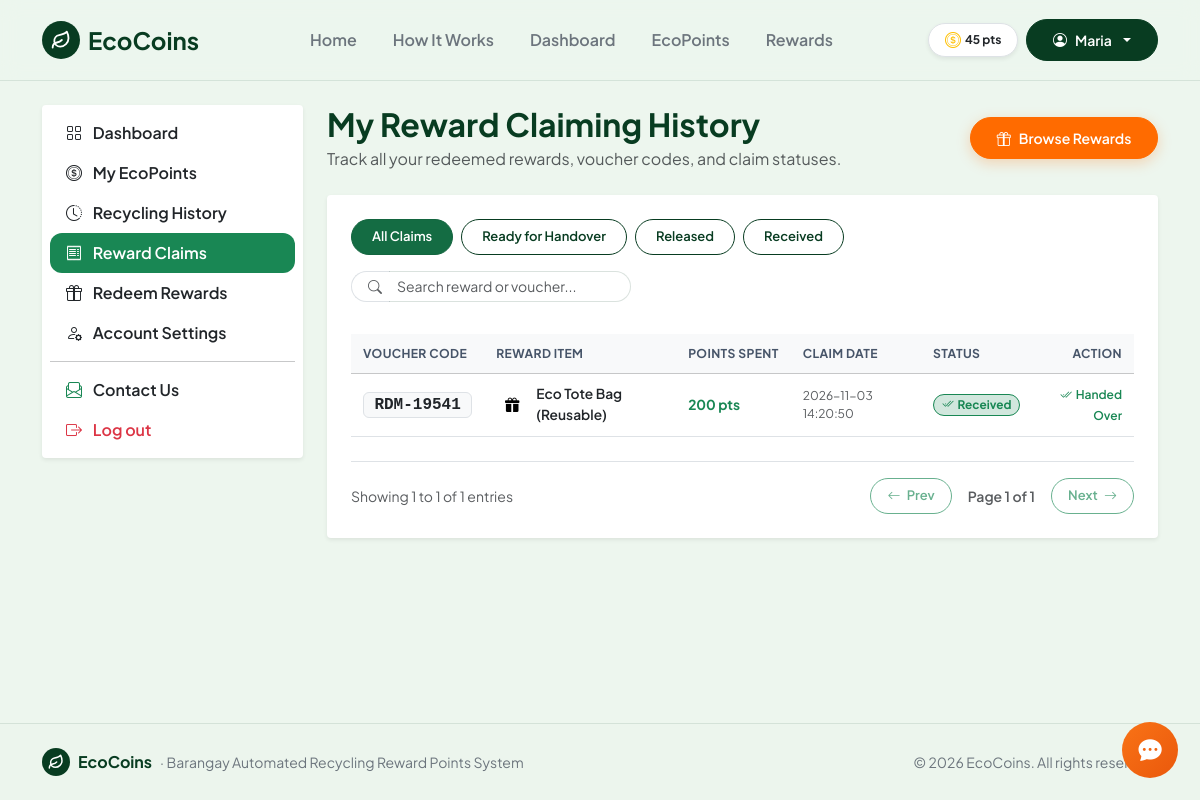
Page /reward-history (signed in) on the committed database.
### tables this page shows
CREATE TABLE users (
    id INTEGER PRIMARY KEY AUTOINCREMENT,
    full_name TEXT NOT NULL,
    email TEXT NOT NULL UNIQUE,
    password TEXT NOT NULL,
    role TEXT DEFAULT 'resident',
    qr_code TEXT NOT NULL UNIQUE,
    points INTEGER DEFAULT 0,
    created_at TEXT
, status TEXT DEFAULT 'active', station_name TEXT DEFAULT 'Barangay Pinagkawitan, Lipa City', claim_timeout_until TEXT DEFAULT NULL, cancel_count INTEGER DEFAULT 0, is_verified INTEGER DEFAULT 0, first_name TEXT DEFAULT '', middle_name TEXT DEFAULT '', last_name TEXT DEFAULT '', birthday TEXT DEFAULT '', gender TEXT DEFAULT '', contact_number TEXT DEFAULT '', address TEXT DEFAULT '', face_image TEXT DEFAULT NULL, face_descriptor TEXT DEFAULT NULL, verified_at TEXT DEFAULT NULL, verification_status TEXT DEFAULT 'unverified', barangay TEXT DEFAULT '', zip_code TEXT DEFAULT '', id_type TEXT DEFAULT '', id_image TEXT DEFAULT NULL, profile_image TEXT DEFAULT NULL, verification_notes TEXT DEFAULT '', province TEXT DEFAULT '', city TEXT DEFAULT '', id_back_image TEXT DEFAULT NULL, verify_cooldown_until TEXT DEFAULT NULL, failed_login_attempts INTEGER DEFAULT 0, lockout_until TEXT DEFAULT NULL, last_login_at TEXT DEFAULT NULL);

CREATE TABLE redemptions (
        id INTEGER PRIMARY KEY AUTOINCREMENT,
        user_id INTEGER NOT NULL,
        reward_id INTEGER NOT NULL,
        reward_title TEXT NOT NULL,
        points_spent INTEGER NOT NULL,
        redemption_code TEXT NOT NULL,
        status TEXT DEFAULT 'claimed',
        created_at TEXT
    );

### route.py (the view)
    @app.route('/reward-history')
    def reward_history():
        user = get_current_user()
        if not user:
            return redirect(url_for('login'))
        if user['role'] == 'staff':
            return redirect(url_for('staff'))
        if user['role'] == 'admin':
            return redirect(url_for('admin'))
        message = session.pop('message', None)
        message_type = session.pop('message_type', 'success')
        conn = get_db()
        cur = conn.cursor()
        user_redemptions = [dict(r) for r in cur.execute("SELECT * FROM redemptions WHERE user_id = ? ORDER BY created_at DESC", (user['id'],)).fetchall()]
        conn.close()
        return render_template('reward_history.html', active_page='reward_history', redemptions=user_redemptions, message=message, message_type=message_type)

### templates/reward_history.html (shortened to what this page needs)
{% extends 'base.html' %}
{% block content %}
<main class="py-4">
  <div class="container">
    <div class="row g-4">
      <div class="col-lg-3">
        {% include 'sidebar.html' %}
      </div>
      <div class="col-lg-9">
        <div class="d-flex justify-content-between align-items-center mb-4 flex-wrap gap-2">
          <div>
            <h2 class="fw-bold mb-1" style="color: var(--eco-forest);">My Reward Claiming History</h2>
            <p class="text-muted mb-0">Track all your redeemed rewards, voucher codes, and claim statuses.</p>
          </div>
          <a href="{{ url_for('rewards') }}" class="btn btn-accent d-flex align-items-center gap-2 btn-pill">
            <i class="bi bi-gift"></i>
            <span>Browse Rewards</span>
          </a>
        </div>
        <div class="card rounded-1 border-0 shadow-sm p-4 bg-white gap-2 mb-3">
          {% if not redemptions %}
            <div class="text-center py-5">
              <span class="eco-brand-badge fs-1 mb-3 d-inline-flex" style="width: 72px; height: 72px;">
                <i class="bi bi-gift"></i>
              </span>
              <h5 class="fw-bold mb-2" style="color: var(--eco-forest);">No Reward Claims Yet</h5>
              <p class="text-muted small mb-4" style="max-width: 420px; margin: 0 auto;">You have not redeemed any items or vouchers yet. Bring recyclables to the Barangay station to earn EcoPoints and claim exciting rewards!</p>
              <a href="{{ url_for('rewards') }}" class="btn btn-accent px-4 btn-pill">Browse Rewards Catalog</a>
            </div>
          {% else %}
            <div class="d-flex flex-wrap justify-content-between align-items-center gap-3 mb-4">
              <div class="d-flex flex-wrap gap-2 filter-container" data-target="#rewardClaimsTable">
                <button type="button" class="btn btn-sm btn-success filter-btn active" data-filter="all">All Claims</button>
                <button type="button" class="btn btn-sm btn-outline-success filter-btn" data-filter="ready">Ready for Handover</button>
                <button type="button" class="btn btn-sm btn-outline-success filter-btn" data-filter="released">Released</button>
                <button type="button" class="btn btn-sm btn-outline-success filter-btn" data-filter="received">Received</button>
              </div>
              <div class="input-group input-group-sm" style="max-width: 280px;">
                <span class="input-group-text bg-white border-end-0 rounded-start-pill ps-3">
                  <i class="bi bi-search text-muted"></i>
                </span>
                <input type="text" class="form-control border-start-0 rounded-end-pill pe-3 table-search-input" placeholder="Search reward or voucher..." data-target="#rewardClaimsTable">
              </div>
            </div>
            <div class="table-responsive">
              <table class="table table-hover align-middle mb-0" id="rewardClaimsTable" data-paginate="true" data-page-size="15">
                <thead class="table-light">
                  <tr>
                    <th>Voucher Code</th>
                    <th>Reward Item</th>
                    <th>Points Spent</th>
                    <th>Claim Date</th>
                    <th>Status</th>
                    <th class="text-end">Action</th>
                  </tr>
                </thead>
                <tbody>
                  {% for rd in redemptions %}
                    {% if rd.status == 'received' %}
                      {% set cat = 'received' %}
                    {% elif rd.status == 'released' %}
                      {% set cat = 'released' %}
                    {% else %}
                      {% set cat = 'ready' %}
                    {% endif %}
                    <tr class="table-row-item filter-item" data-category="{{ cat }}" data-search="{{ rd.redemption_code }} {{ rd.reward_title }} {{ rd.points_spent }} {{ rd.created_at }} {{ cat }}">
                      <td>
                        <span class="badge bg-light text-dark border font-monospace fs-6 px-2.5 py-1">
                          {{ rd.redemption_code }}
                        </span>
                      </td>
                      <td>
                        <div class="d-flex align-items-center gap-2">
                          <span class="eco-icon-tile tile-mint" style="width: 32px; height: 32px;">
                            <i class="bi bi-gift-fill" style="font-size: 0.9rem;"></i>
                          </span>
                          <span class="fw-semibold text-dark">{{ rd.reward_title }}</span>
                        </div>
                      </td>
                      <td class="text-success fw-bold">{{ "{:,}".format(rd.points_spent) }} pts</td>
                      <td class="text-muted small">{{ rd.created_at }}</td>
                      <td>
                        {% if rd.status == 'received' %}
                          <span class="badge bg-success-subtle text-success border border-success px-2.5 py-1 rounded-pill">
                            <i class="bi bi-check2-all me-1"></i>Received
                          </span>
                        {% elif rd.status == 'released' %}
                          <span class="badge bg-info-subtle text-info border border-info px-2.5 py-1 rounded-pill">
                            <i class="bi bi-box-seam me-1"></i>Released by Staff
                          </span>
                        {% else %}
                          <span class="badge bg-warning-subtle text-warning-emphasis border border-warning px-2.5 py-1 rounded-pill">
                            <i class="bi bi-hourglass-split me-1"></i>Ready for Handover
                          </span>
                        {% endif %}
                      </td>
                      <td class="text-end">
                        {% if rd.status == 'released' %}
                          <form action="{{ url_for('confirm_received') }}" method="POST" class="d-inline m-0" data-confirm-modal="true" data-confirm-title="Confirm Reward Received" data-confirm-message="Are you sure you have received {{ rd.reward_title }} from the Barangay Station?" data-confirm-btn="Confirm Received" data-confirm-color="btn-success">
                            <input type="hidden" name="redemption_id" value="{{ rd.id }}">
                            <button type="submit" class="btn btn-sm btn-success rounded-pill px-3 py-1 shadow-sm d-inline-flex align-items-center gap-1" data-confirm-modal="true">
                              <i class="bi bi-check2-circle"></i>
                              <span>Confirm Received</span>
                            </button>
                          </form>
                        {% elif rd.status == 'received' %}
                          <span class="text-success small fw-semibold"><i class="bi bi-check2-all me-1"></i>Handed Over</span>
                        {% else %}
                          <span class="text-muted small">Pickup at Station</span>
                        {% endif %}
                      </td>
                    </tr>
                  {% endfor %}
                </tbody>
              </table>
            </div>
            <div class="d-flex flex-wrap justify-content-between align-items-center mt-3 pt-3 border-top pagination-container" data-target="#rewardClaimsTable">
              <div class="text-muted small pagination-info">
              </div>
              <div class="d-flex align-items-center gap-2">
                <button type="button" class="btn btn-sm btn-outline-success btn-pill px-3 pagination-prev" disabled>
                  <i class="bi bi-arrow-left me-1"></i> Prev
                </button>
                <span class="small fw-semibold text-muted px-2 pagination-page-indicator">Page 1 of 1</span>
                <button type="button" class="btn btn-sm btn-outline-success btn-pill px-3 pagination-next" {% if redemptions|length <= 15 %}disabled{% endif %}>
                  Next <i class="bi bi-arrow-right ms-1"></i>
                </button>
              </div>
            </div>
          {% endif %}
        </div>
      </div>
    </div>
  </div>
</main>
{% endblock %}

### templates/base.html (shortened to what this page needs)
<!doctype html>
<html lang="en">
<head>
  <link href="https://cdn.jsdelivr.net/npm/bootstrap@5.3.3/dist/css/bootstrap.min.css" rel="stylesheet">
  <link rel="stylesheet" href="https://cdn.jsdelivr.net/npm/bootstrap-icons@1.11.3/font/bootstrap-icons.min.css">
  <link rel="stylesheet" href="{{ url_for('static', filename='css/style.min.css') }}?v=20261123">
</head>
<body class="d-flex flex-column min-vh-100">
<nav class="navbar navbar-expand-lg py-3 sticky-top" style="background-color: rgba(237, 246, 238, 0.95); backdrop-filter: blur(10px); border-bottom: 1px solid var(--eco-border);">
  <div class="container">
    <a class="navbar-brand d-flex align-items-center gap-2 fw-bold fs-4" href="{{ url_for('index') }}" style="color: var(--eco-forest);">
      <span class="eco-brand-badge">
        <svg width="20" height="20" viewBox="0 0 24 24" fill="none" stroke="currentColor" stroke-width="2.2" stroke-linecap="round" stroke-linejoin="round">
          <path d="M11 20A7 7 0 0 1 9.8 6.1C15.5 5 17 4.48 19 2c1 2 2 4.18 2 8 0 5.5-4.78 10-10 10Z"/>
          <path d="M2 21c0-3 1.85-5.36 5.08-6C9.5 14.52 12 13 13 12"/>
        </svg>
      </span>
      <span>EcoCoins</span>
    </a>
    <div class="collapse navbar-collapse" id="mainNav">
      <ul class="navbar-nav mx-auto mb-2 mb-lg-0 gap-lg-1">
        <li class="nav-item">
          <a class="nav-link px-3 py-2 rounded-pill {% if active_page == 'index' %}fw-bold text-white bg-eco{% else %}fw-semibold text-secondary{% endif %}" href="{{ url_for('index') }}">Home</a>
        </li>
        <li class="nav-item">
          <a class="nav-link px-3 py-2 rounded-pill {% if active_page == 'how_it_works' %}fw-bold text-white bg-eco{% else %}fw-semibold text-secondary{% endif %}" href="{{ url_for('how_it_works') }}">How It Works</a>
        </li>
        {% if current_user and current_user.role == 'resident' %}
          <li class="nav-item">
            <a class="nav-link px-3 py-2 rounded-pill {% if active_page == 'dashboard' %}fw-bold text-white bg-eco{% else %}fw-semibold text-secondary{% endif %}" href="{{ url_for('dashboard') }}">Dashboard</a>
          </li>
        {% endif %}
        {% if not current_user or current_user.role == 'resident' %}
          <li class="nav-item">
            <a class="nav-link px-3 py-2 rounded-pill {% if active_page == 'ecopoints' %}fw-bold text-white bg-eco{% else %}fw-semibold text-secondary{% endif %}" href="{{ url_for('ecopoints') }}">EcoPoints</a>
          </li>
          <li class="nav-item">
            <a class="nav-link px-3 py-2 rounded-pill {% if active_page == 'rewards' %}fw-bold text-white bg-eco{% else %}fw-semibold text-secondary{% endif %}" href="{{ url_for('rewards') }}">Rewards</a>
          </li>
        {% elif current_user.role == 'admin' %}
          <li class="nav-item">
            <a class="nav-link px-3 py-2 rounded-pill {% if active_page == 'admin' %}fw-bold text-white bg-eco{% else %}fw-semibold text-secondary{% endif %}" href="{{ url_for('admin') }}">Admin Portal</a>
          </li>
        {% endif %}
      </ul>
      <div class="d-flex align-items-center gap-2">
        {% if current_user %}
          {% if current_user.role == 'resident' %}
            <span class="badge bg-white text-dark border px-3 py-2 rounded-pill fw-bold shadow-sm d-none d-sm-inline-flex align-items-center gap-1">
              <i class="bi bi-coin text-warning fs-6"></i>
              <span>{{ "{:,}".format(current_user.points) }} pts</span>
            </span>
          {% endif %}
          <div class="dropdown">
            <button class="btn btn-forest dropdown-toggle d-flex align-items-center gap-2 btn-pill" type="button" data-bs-toggle="dropdown">
              <i class="bi bi-person-circle"></i>
              <span style="max-width: 140px; overflow: hidden; text-overflow: ellipsis; white-space: nowrap; display: inline-block;">{{ current_user.first_name }}</span>
            </button>
          </div>
        {% else %}
          <a href="{{ url_for('login') }}" class="btn btn-outline-success px-3 btn-pill">Login</a>
          <a href="{{ url_for('register') }}" class="btn btn-accent px-4 btn-pill">
            <span>Join Free</span>
            <i class="bi bi-arrow-right"></i>
          </a>
        {% endif %}
      </div>
    </div>
  </div>
</nav>
{% block content %}{% endblock %}
<footer class="py-4 mt-auto" style="background-color: rgba(237, 246, 238, 0.95); border-top: 1px solid var(--eco-border);">
  <div class="container d-flex flex-column flex-md-row align-items-center justify-content-between gap-2">
    <div class="d-flex align-items-center gap-2">
      <span class="eco-brand-badge" style="width: 28px; height: 28px;">
        <svg width="16" height="16" viewBox="0 0 24 24" fill="none" stroke="currentColor" stroke-width="2.2" stroke-linecap="round" stroke-linejoin="round">
          <path d="M11 20A7 7 0 0 1 9.8 6.1C15.5 5 17 4.48 19 2c1 2 2 4.18 2 8 0 5.5-4.78 10-10 10Z"/>
          <path d="M2 21c0-3 1.85-5.36 5.08-6C9.5 14.52 12 13 13 12"/>
        </svg>
      </span>
      <span class="fw-bold" style="color: var(--eco-forest);">EcoCoins</span>
      <span class="text-secondary small">&middot; Barangay Automated Recycling Reward Points System</span>
    </div>
    <div class="text-secondary small">
      &copy; 2026 EcoCoins. All rights reserved.
    </div>
  </div>
</footer>
{% if not current_user or current_user.role == 'resident' %}
<button type="button" id="ecoFaqToggleBtn" aria-label="Open EcoCoins FAQ Assistant" title="EcoCoins FAQ Assistant">
  <i class="bi bi-chat-dots-fill" id="ecoFaqToggleIcon"></i>
</button>
{% endif %}
</body>
</html>

### rows in the picture
users: points "45", first_name "Maria"
redemptions: redemption_code "RDM-19541", reward_title "Eco Tote Bag (Reusable)", points_spent "200", created_at "2026-11-03 14:20:50", status "received" (drawn)
